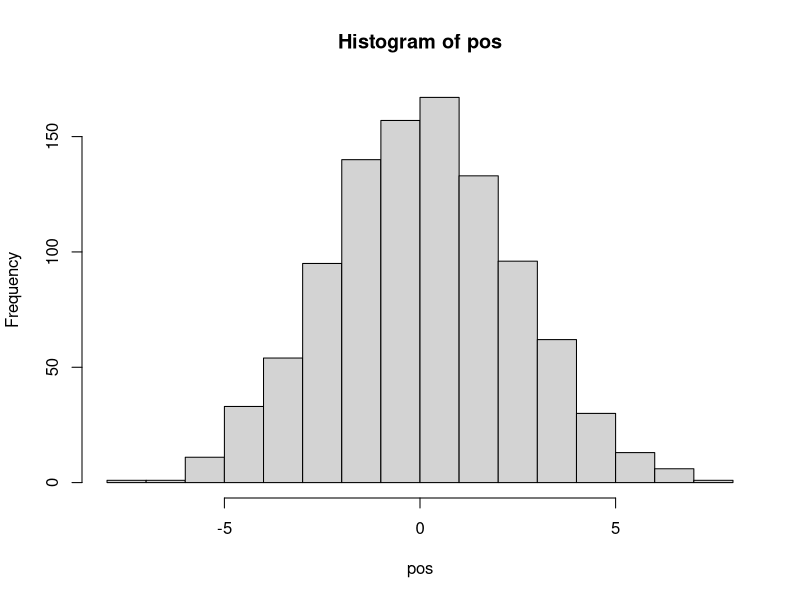
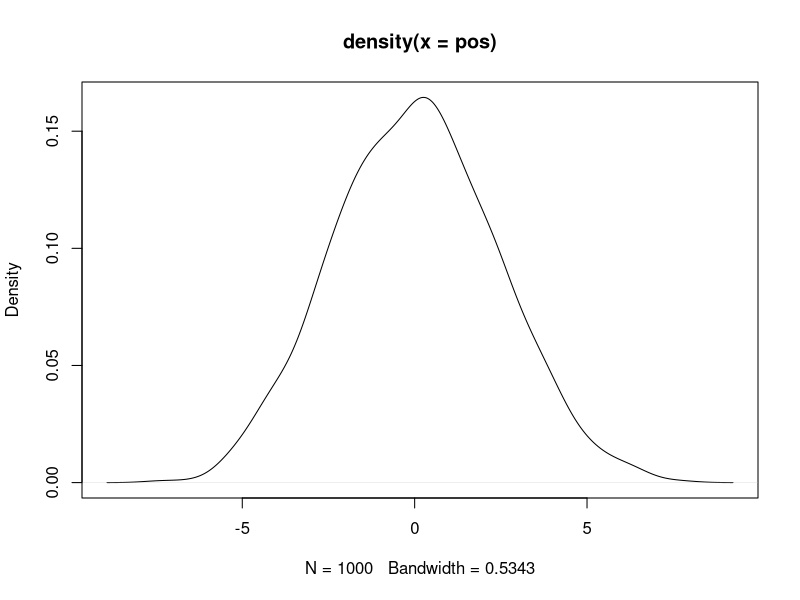

Here is the R script that generated these plots, in order:
##############################################################################
# Chapter 4 code
##############################################################################

## R code 4.1
pos <- replicate(1000, sum(runif(16, -1, 1)))
hist(pos)
plot(density(pos))
